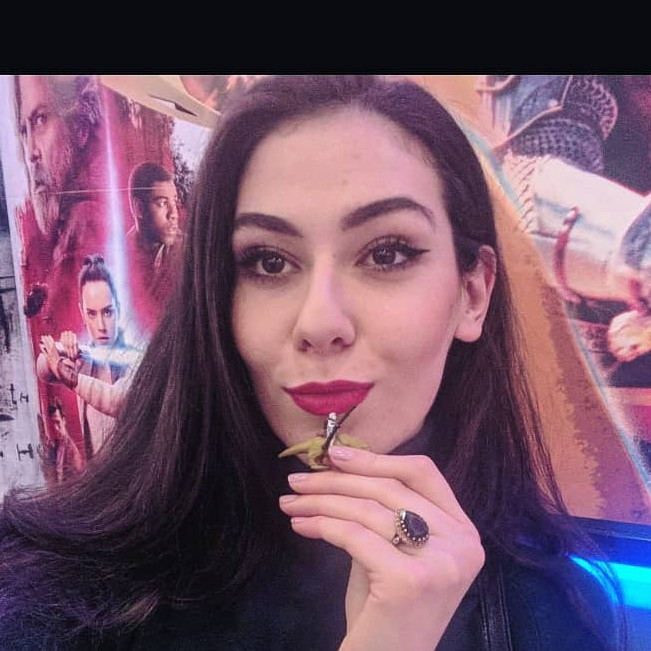
#> input picture training-data/s1/15.jpg, 651 x 651 px; its folder holds only this picture in this run
$ python photo_scraper.py
#> lines starting #> are read from the running program, lines starting #| are printed output that depends on the picture
### face_recognition.py
import cv2
import os
import numpy as np

subjects = ["", "Kapy"]


def detect_face(img):
	gray = cv2.cvtColor(img, cv2.COLOR_BGR2GRAY)

	face_cascade = cv2.CascadeClassifier('haarcascade_frontalcatface.xml')
	faces = face_cascade.detectMultiScale(gray, scaleFactor=1.2, minNeighbors=5)

	if (len(faces) == 0):
		return None, None

	(x, y, w, h) = faces[0]

	return gray[y:y + w, x:x + h], faces[0]


def prepare_training_data(data_folder_path):
#> called with data_folder_path = 'training-data'
	dirs = os.listdir(data_folder_path)

	faces = []
	labels = []

	for dir_name in dirs:
		if not dir_name.startswith("s"):
			continue

		label = int(dir_name.replace("s", ""))

		subject_dir_path = data_folder_path + "/" + dir_name
		subject_images_names = os.listdir(subject_dir_path)

		for image_name in subject_images_names:
			if image_name.startswith("."):
				continue

			image_path = subject_dir_path + "/" + image_name
			image = cv2.imread(image_path)
#> image is the input picture: shape (651, 651, 3); mean B, G, R 104.5, 84.5, 117.1

			cv2.imshow("Training on image...", image)
			cv2.waitKey(100)

			face, rect = detect_face(image)
#> in detect_face, `gray = cv2.cvtColor(img, cv2.COLOR_BGR2GRAY)`:
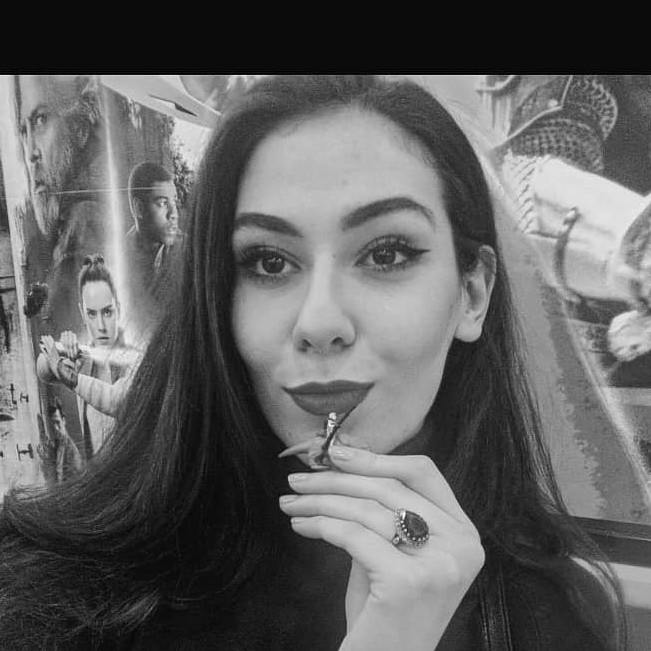
#> gray: shape (651, 651); min 0, max 253, mean 96.5
#> in detect_face, `faces = face_cascade.detectMultiScale(gray, scaleFactor=1.2, minNeighb..`: faces = ()

			if face is not None:
				faces.append(face)
				labels.append(label)

	cv2.destroyAllWindows()
	cv2.waitKey(1)
	cv2.destroyAllWindows()

	return faces, labels


print('Preparing data...')
faces, labels = prepare_training_data("training-data")
print("Data prepared")

print("Total faces: ", len(faces))
print("Total labels: ", len(labels))

face_recognizer = cv2.face.LBPHFaceRecognizer_create()
#face_recognizer = cv2.face.EigenFaceRecognizer_create()

#> (the run stopped early here; a loop or call above may not have finished)

$ run again, on training-data/s1/5.jpg
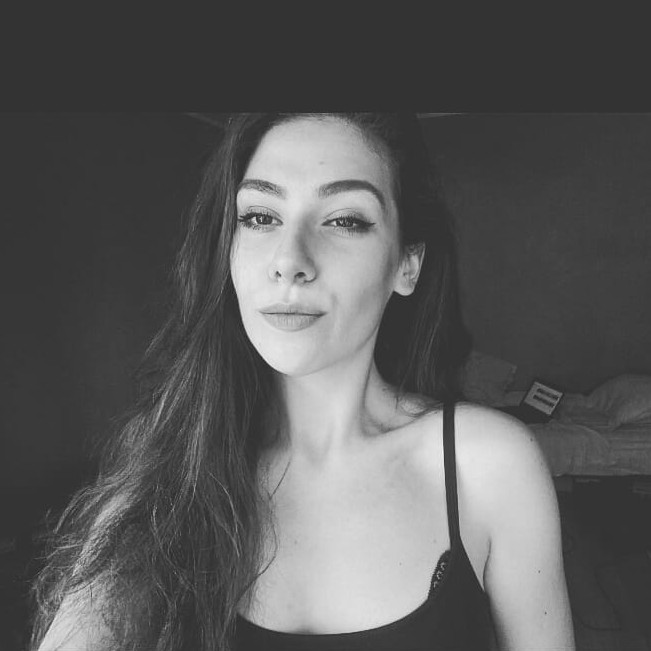
#> input picture training-data/s1/5.jpg, 651 x 651 px
#> in prepare_training_data, image is the input picture: shape (651, 651, 3); min 29, max 248, mean 90.5
#> in detect_face, `faces = face_cascade.detectMultiScale(gray, scaleFactor=1.2, minNeighb..`: faces = [[263, 253, 53, 53]]
#> x = 263; y = 253; w = 53
#> rect = [263, 253, 53, 53]
#> `faces, labels = prepare_training_data("training-data")`: faces = 1 item; labels = [1]
#| Total faces:  1
#| Total labels:  1
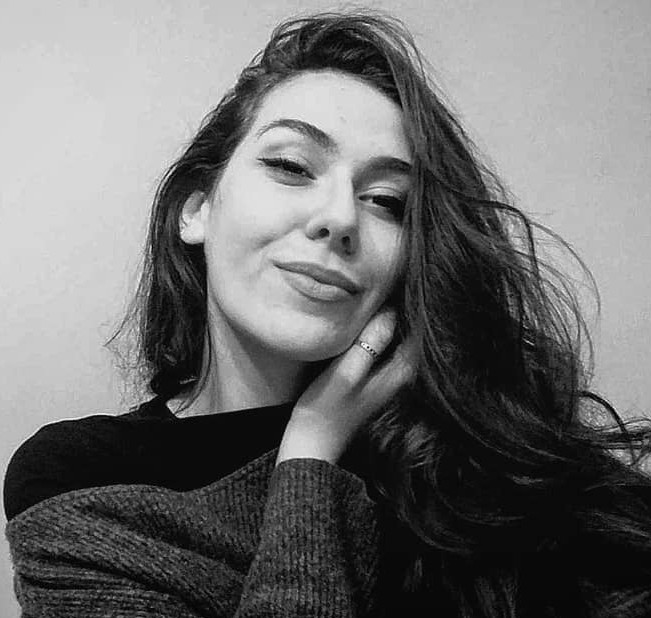
#> input picture test-data/test1.jpg, 651 x 618 px
#> test_img1 is the input picture: shape (618, 651, 3); min 0, max 252, mean 111
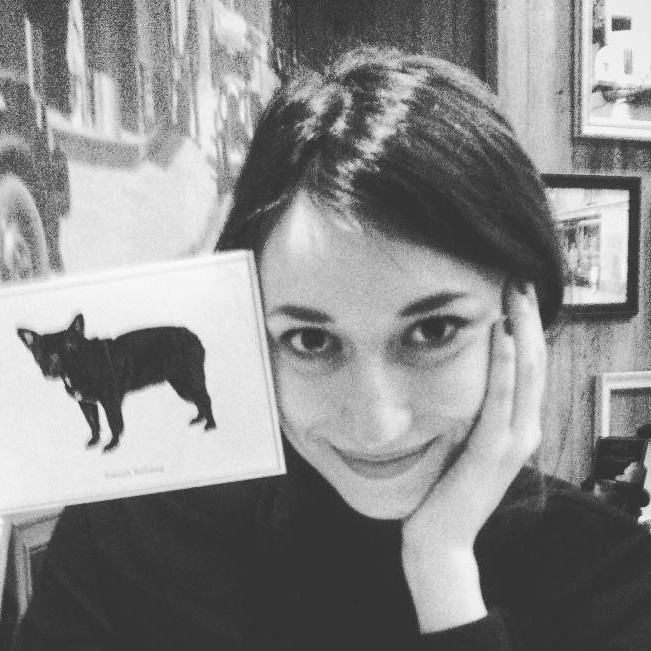
#> input picture test-data/test2.jpg, 651 x 651 px
#> test_img2 is the input picture: shape (651, 651, 3); min 27, max 255, mean 138.5
#> gray: shape (618, 651)

$ run again, on training-data/s1/34.jpg
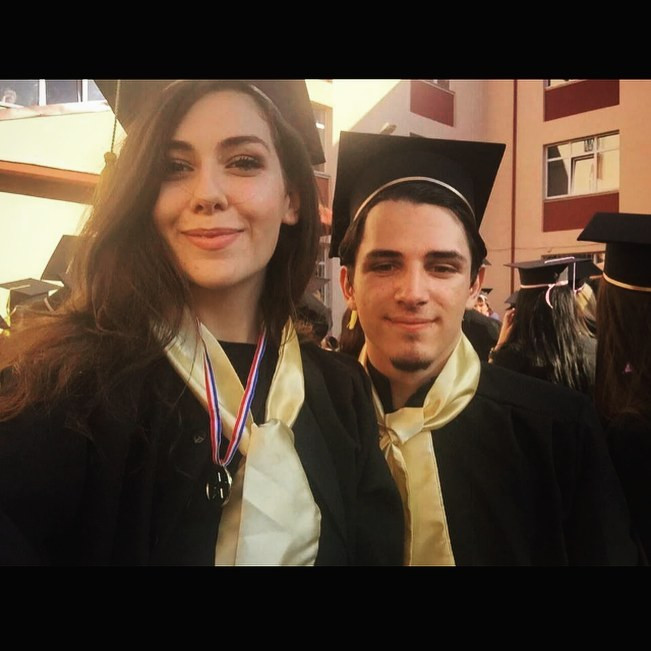
#> input picture training-data/s1/34.jpg, 651 x 651 px
#> in prepare_training_data, image is the input picture: shape (651, 651, 3); mean B, G, R 49.1, 63.8, 81.4
#> in detect_face, `gray = cv2.cvtColor(img, cv2.COLOR_BGR2GRAY)`:
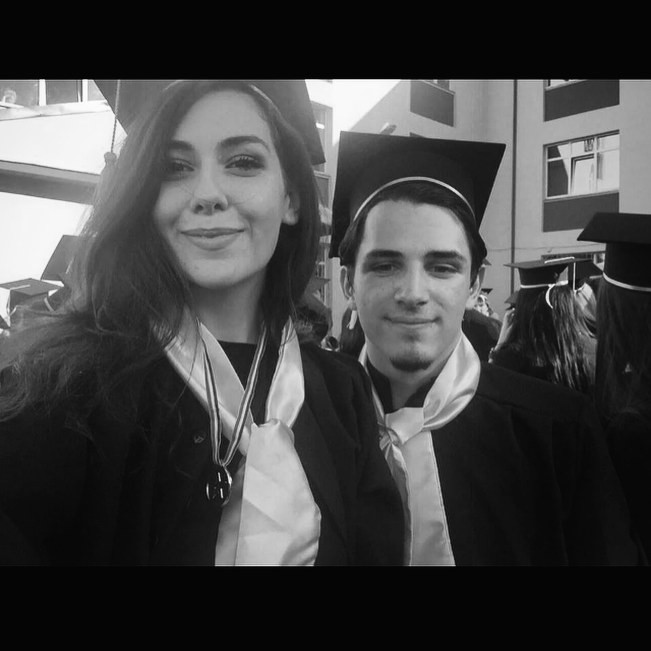
#> gray: shape (651, 651); min 0, max 255, mean 67.4
#> faces = ()

$ run again, on training-data/s1/35.jpg
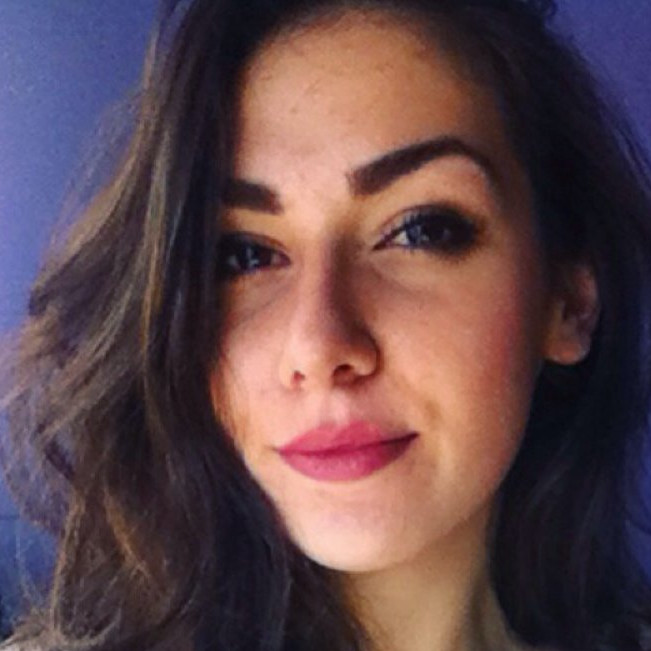
#> input picture training-data/s1/35.jpg, 651 x 651 px
#> in prepare_training_data, image is the input picture: shape (651, 651, 3); mean B, G, R 75.5, 70.8, 95.9
#> in detect_face, `gray = cv2.cvtColor(img, cv2.COLOR_BGR2GRAY)`:
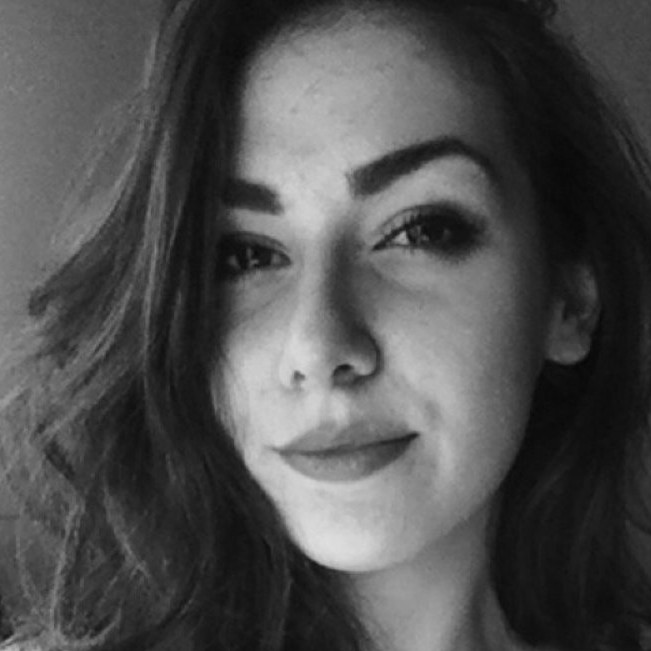
#> gray: shape (651, 651); min 5, max 225, mean 78.8
#> faces = ()
